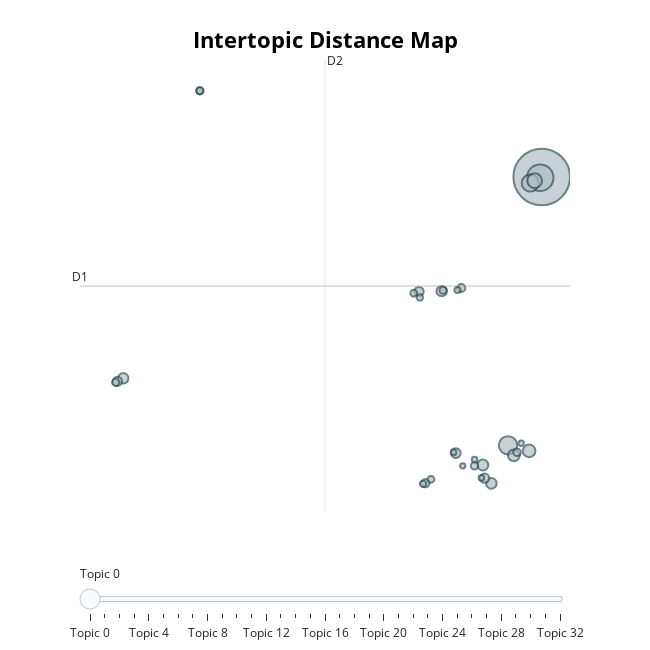

Write notebook code for a chart like this one.
### Markdown cell above
### Visualização de tópicos

### Code cell
model.visualize_topics()

### Figure 1 — Plotly figure (JSON) as saved in the notebook; plotly's stock layout.template omitted (floating-point values rounded to 4 significant figures)
{"data": [{"customdata": [[0, "health | care | healthcare | medical | patients", 1259], [1, "security | data | cloud | risk | identity", 278], [2, "payments | payment | financial | card | credit", 132], [3, "ai | data | learning | machine | science", 116], [4, "insurance | claims | underwriting | insurers | risk", 85], [5, "logistics | freight | fulfillment | shipping | delivery", 63], [6, "retailers | retail | commerce | store | brands", 53], [7, "marketing | customer | data | marketers | experience", 47], [8, "video | tv | radio | streaming | live", 44], [9, "food | waste | plants | chain | conserwater", 42], [10, "autonomous | driving | vehicles | ai | safety", 42], [11, "conversational | ai | voice | assistants | conversations", 36], [12, "reality | ar | augmented | vr | blippar", 34], [13, "advertising | media | marketing | publishers | brands", 33], [14, "climate | weather | carbon | emissions | environmental", 33], [15, "workers | hourly | labor | workforce | work", 27], [16, "printing | 3d | manufacturing | additive | parts", 25], [17, "delivery | grocery | order | restaurant | food", 23], [18, "content | cms | quintype | websites | digital", 21], [19, "energy | grid | buildings | building | storage", 21], [20, "blockchain | development | aigatha | computing | cryptocurrency", 20], [21, "lidar | radar | autonomous | sensing | driving", 20], [22, "safety | concrete | sensors | sensor | risk", 19], [23, "cleaning | laundry | service | dry | wash", 18], [24, "video | content | valossa | ai | avatars", 18], [25, "training | learning | courses | tool | elearning", 16], [26, "air | light | molekule | lighting | uv", 16], [27, "drone | mapping | zipline | aerial | propeller", 15], [28, "customer | communications | dialpad | voice | messaging", 13], [29, "loyalty | programs | gift | swapi | giift", 12], [30, "analytics | business | data | thoughtspot | sisense", 12], [31, "commerce | retailnext | shopping | retailers | retail", 11], [32, "aifi | hivery | retailers | intellimize | profitability", 11]], "hovertemplate": "<b>Topic %{customdata[0]}</b><br>%{customdata[1]}<br>Size: %{customdata[2]}", "legendgroup": "", "marker": {"color": "#B0BEC5", "line": {"color": "DarkSlateGrey", "width": 2}, "size": [1259, 278, 132, 116, 85, 63, 53, 47, 44, 42, 42, 36, 34, 33, 33, 27, 25, 23, 21, 21, 20, 20, 19, 18, 18, 16, 16, 15, 13, 12, 12, 11, 11], "sizemode": "area", "sizeref": 0.7869, "symbol": "circle"}, "mode": "markers", "name": "", "orientation": "v", "showlegend": false, "type": "scatter", "x": [6.484, 6.432, 5.327, 6.092, 6.243, 6.051, 5.526, 4.463, 4.755, -7.897, 3.047, 3.535, 2.267, 4.523, -8.098, 2.486, 3.722, 5.637, 4.173, -5.265, -8.159, 3.094, -5.265, 2.677, 2.087, 2.407, 2.295, 3.592, 3.456, 4.412, 4.178, 3.77, 5.78], "xaxis": "x", "y": [7.675, 7.624, -9.616, 7.284, 7.435, -9.973, -10.27, -10.89, -12.07, -5.298, 0.3168, -10.12, 0.2867, -11.74, -5.499, -12.05, 0.5155, -10.07, -10.94, 13.23, -5.56, 0.3731, 13.23, -11.8, 0.1881, -12.1, -0.08788, 0.3892, -10.06, -11.71, -10.53, -10.94, -9.483], "yaxis": "y"}], "layout": {"annotations": [{"showarrow": false, "text": "D1", "x": -9.383, "y": 0.6488, "yshift": 10}, {"showarrow": false, "text": "D2", "x": -0.9633, "xshift": 10, "y": 15.21}], "height": 650, "hoverlabel": {"bgcolor": "white", "font": {"family": "Rockwell", "size": 16}}, "legend": {"itemsizing": "constant", "tracegroupgap": 0}, "margin": {"t": 60}, "shapes": [{"line": {"color": "#CFD8DC", "width": 2}, "type": "line", "x0": -0.9633, "x1": -0.9633, "y0": -13.91, "y1": 15.21}, {"line": {"color": "#9E9E9E", "width": 2}, "type": "line", "x0": -9.383, "x1": 7.457, "y0": 0.6488, "y1": 0.6488}], "sliders": [{"active": 0, "pad": {"t": 50}, "steps": [{"args": [{"marker.color": [["red", "#B0BEC5", "#B0BEC5", "#B0BEC5", "#B0BEC5", "#B0BEC5", "#B0BEC5", "#B0BEC5", "#B0BEC5", "#B0BEC5", "#B0BEC5", "#B0BEC5", "#B0BEC5", "#B0BEC5", "#B0BEC5", "#B0BEC5", "#B0BEC5", "#B0BEC5", "#B0BEC5", "#B0BEC5", "#B0BEC5", "#B0BEC5", "#B0BEC5", "#B0BEC5", "#B0BEC5", "#B0BEC5", "#B0BEC5", "#B0BEC5", "#B0BEC5", "#B0BEC5", "#B0BEC5", "#B0BEC5", "#B0BEC5"]]}], "label": "Topic 0", "method": "update"}, {"args": [{"marker.color": [["#B0BEC5", "red", "#B0BEC5", "#B0BEC5", "#B0BEC5", "#B0BEC5", "#B0BEC5", "#B0BEC5", "#B0BEC5", "#B0BEC5", "#B0BEC5", "#B0BEC5", "#B0BEC5", "#B0BEC5", "#B0BEC5", "#B0BEC5", "#B0BEC5", "#B0BEC5", "#B0BEC5", "#B0BEC5", "#B0BEC5", "#B0BEC5", "#B0BEC5", "#B0BEC5", "#B0BEC5", "#B0BEC5", "#B0BEC5", "#B0BEC5", "#B0BEC5", "#B0BEC5", "#B0BEC5", "#B0BEC5", "#B0BEC5"]]}], "label": "Topic 1", "method": "update"}, {"args": [{"marker.color": [["#B0BEC5", "#B0BEC5", "red", "#B0BEC5", "#B0BEC5", "#B0BEC5", "#B0BEC5", "#B0BEC5", "#B0BEC5", "#B0BEC5", "#B0BEC5", "#B0BEC5", "#B0BEC5", "#B0BEC5", "#B0BEC5", "#B0BEC5", "#B0BEC5", "#B0BEC5", "#B0BEC5", "#B0BEC5", "#B0BEC5", "#B0BEC5", "#B0BEC5", "#B0BEC5", "#B0BEC5", "#B0BEC5", "#B0BEC5", "#B0BEC5", "#B0BEC5", "#B0BEC5", "#B0BEC5", "#B0BEC5", "#B0BEC5"]]}], "label": "Topic 2", "method": "update"}, {"args": [{"marker.color": [["#B0BEC5", "#B0BEC5", "#B0BEC5", "red", "#B0BEC5", "#B0BEC5", "#B0BEC5", "#B0BEC5", "#B0BEC5", "#B0BEC5", "#B0BEC5", "#B0BEC5", "#B0BEC5", "#B0BEC5", "#B0BEC5", "#B0BEC5", "#B0BEC5", "#B0BEC5", "#B0BEC5", "#B0BEC5", "#B0BEC5", "#B0BEC5", "#B0BEC5", "#B0BEC5", "#B0BEC5", "#B0BEC5", "#B0BEC5", "#B0BEC5", "#B0BEC5", "#B0BEC5", "#B0BEC5", "#B0BEC5", "#B0BEC5"]]}], "label": "Topic 3", "method": "update"}, {"args": [{"marker.color": [["#B0BEC5", "#B0BEC5", "#B0BEC5", "#B0BEC5", "red", "#B0BEC5", "#B0BEC5", "#B0BEC5", "#B0BEC5", "#B0BEC5", "#B0BEC5", "#B0BEC5", "#B0BEC5", "#B0BEC5", "#B0BEC5", "#B0BEC5", "#B0BEC5", "#B0BEC5", "#B0BEC5", "#B0BEC5", "#B0BEC5", "#B0BEC5", "#B0BEC5", "#B0BEC5", "#B0BEC5", "#B0BEC5", "#B0BEC5", "#B0BEC5", "#B0BEC5", "#B0BEC5", "#B0BEC5", "#B0BEC5", "#B0BEC5"]]}], "label": "Topic 4", "method": "update"}, {"args": [{"marker.color": [["#B0BEC5", "#B0BEC5", "#B0BEC5", "#B0BEC5", "#B0BEC5", "red", "#B0BEC5", "#B0BEC5", "#B0BEC5", "#B0BEC5", "#B0BEC5", "#B0BEC5", "#B0BEC5", "#B0BEC5", "#B0BEC5", "#B0BEC5", "#B0BEC5", "#B0BEC5", "#B0BEC5", "#B0BEC5", "#B0BEC5", "#B0BEC5", "#B0BEC5", "#B0BEC5", "#B0BEC5", "#B0BEC5", "#B0BEC5", "#B0BEC5", "#B0BEC5", "#B0BEC5", "#B0BEC5", "#B0BEC5", "#B0BEC5"]]}], "label": "Topic 5", "method": "update"}, {"args": [{"marker.color": [["#B0BEC5", "#B0BEC5", "#B0BEC5", "#B0BEC5", "#B0BEC5", "#B0BEC5", "red", "#B0BEC5", "#B0BEC5", "#B0BEC5", "#B0BEC5", "#B0BEC5", "#B0BEC5", "#B0BEC5", "#B0BEC5", "#B0BEC5", "#B0BEC5", "#B0BEC5", "#B0BEC5", "#B0BEC5", "#B0BEC5", "#B0BEC5", "#B0BEC5", "#B0BEC5", "#B0BEC5", "#B0BEC5", "#B0BEC5", "#B0BEC5", "#B0BEC5", "#B0BEC5", "#B0BEC5", "#B0BEC5", "#B0BEC5"]]}], "label": "Topic 6", "method": "update"}, {"args": [{"marker.color": [["#B0BEC5", "#B0BEC5", "#B0BEC5", "#B0BEC5", "#B0BEC5", "#B0BEC5", "#B0BEC5", "red", "#B0BEC5", "#B0BEC5", "#B0BEC5", "#B0BEC5", "#B0BEC5", "#B0BEC5", "#B0BEC5", "#B0BEC5", "#B0BEC5", "#B0BEC5", "#B0BEC5", "#B0BEC5", "#B0BEC5", "#B0BEC5", "#B0BEC5", "#B0BEC5", "#B0BEC5", "#B0BEC5", "#B0BEC5", "#B0BEC5", "#B0BEC5", "#B0BEC5", "#B0BEC5", "#B0BEC5", "#B0BEC5"]]}], "label": "Topic 7", "method": "update"}, {"args": [{"marker.color": [["#B0BEC5", "#B0BEC5", "#B0BEC5", "#B0BEC5", "#B0BEC5", "#B0BEC5", "#B0BEC5", "#B0BEC5", "red", "#B0BEC5", "#B0BEC5", "#B0BEC5", "#B0BEC5", "#B0BEC5", "#B0BEC5", "#B0BEC5", "#B0BEC5", "#B0BEC5", "#B0BEC5", "#B0BEC5", "#B0BEC5", "#B0BEC5", "#B0BEC5", "#B0BEC5", "#B0BEC5", "#B0BEC5", "#B0BEC5", "#B0BEC5", "#B0BEC5", "#B0BEC5", "#B0BEC5", "#B0BEC5", "#B0BEC5"]]}], "label": "Topic 8", "method": "update"}, {"args": [{"marker.color": [["#B0BEC5", "#B0BEC5", "#B0BEC5", "#B0BEC5", "#B0BEC5", "#B0BEC5", "#B0BEC5", "#B0BEC5", "#B0BEC5", "red", "#B0BEC5", "#B0BEC5", "#B0BEC5", "#B0BEC5", "#B0BEC5", "#B0BEC5", "#B0BEC5", "#B0BEC5", "#B0BEC5", "#B0BEC5", "#B0BEC5", "#B0BEC5", "#B0BEC5", "#B0BEC5", "#B0BEC5", "#B0BEC5", "#B0BEC5", "#B0BEC5", "#B0BEC5", "#B0BEC5", "#B0BEC5", "#B0BEC5", "#B0BEC5"]]}], "label": "Topic 9", "method": "update"}, {"args": [{"marker.color": [["#B0BEC5", "#B0BEC5", "#B0BEC5", "#B0BEC5", "#B0BEC5", "#B0BEC5", "#B0BEC5", "#B0BEC5", "#B0BEC5", "#B0BEC5", "red", "#B0BEC5", "#B0BEC5", "#B0BEC5", "#B0BEC5", "#B0BEC5", "#B0BEC5", "#B0BEC5", "#B0BEC5", "#B0BEC5", "#B0BEC5", "#B0BEC5", "#B0BEC5", "#B0BEC5", "#B0BEC5", "#B0BEC5", "#B0BEC5", "#B0BEC5", "#B0BEC5", "#B0BEC5", "#B0BEC5", "#B0BEC5", "#B0BEC5"]]}], "label": "Topic 10", "method": "update"}, {"args": [{"marker.color": [["#B0BEC5", "#B0BEC5", "#B0BEC5", "#B0BEC5", "#B0BEC5", "#B0BEC5", "#B0BEC5", "#B0BEC5", "#B0BEC5", "#B0BEC5", "#B0BEC5", "red", "#B0BEC5", "#B0BEC5", "#B0BEC5", "#B0BEC5", "#B0BEC5", "#B0BEC5", "#B0BEC5", "#B0BEC5", "#B0BEC5", "#B0BEC5", "#B0BEC5", "#B0BEC5", "#B0BEC5", "#B0BEC5", "#B0BEC5", "#B0BEC5", "#B0BEC5", "#B0BEC5", "#B0BEC5", "#B0BEC5", "#B0BEC5"]]}], "label": "Topic 11", "method": "update"}, {"args": [{"marker.color": [["#B0BEC5", "#B0BEC5", "#B0BEC5", "#B0BEC5", "#B0BEC5", "#B0BEC5", "#B0BEC5", "#B0BEC5", "#B0BEC5", "#B0BEC5", "#B0BEC5", "#B0BEC5", "red", "#B0BEC5", "#B0BEC5", "#B0BEC5", "#B0BEC5", "#B0BEC5", "#B0BEC5", "#B0BEC5", "#B0BEC5", "#B0BEC5", "#B0BEC5", "#B0BEC5", "#B0BEC5", "#B0BEC5", "#B0BEC5", "#B0BEC5", "#B0BEC5", "#B0BEC5", "#B0BEC5", "#B0BEC5", "#B0BEC5"]]}], "label": "Topic 12", "method": "update"}, {"args": [{"marker.color": [["#B0BEC5", "#B0BEC5", "#B0BEC5", "#B0BEC5", "#B0BEC5", "#B0BEC5", "#B0BEC5", "#B0BEC5", "#B0BEC5", "#B0BEC5", "#B0BEC5", "#B0BEC5", "#B0BEC5", "red", "#B0BEC5", "#B0BEC5", "#B0BEC5", "#B0BEC5", "#B0BEC5", "#B0BEC5", "#B0BEC5", "#B0BEC5", "#B0BEC5", "#B0BEC5", "#B0BEC5", "#B0BEC5", "#B0BEC5", "#B0BEC5", "#B0BEC5", "#B0BEC5", "#B0BEC5", "#B0BEC5", "#B0BEC5"]]}], "label": "Topic 13", "method": "update"}, {"args": [{"marker.color": [["#B0BEC5", "#B0BEC5", "#B0BEC5", "#B0BEC5", "#B0BEC5", "#B0BEC5", "#B0BEC5", "#B0BEC5", "#B0BEC5", "#B0BEC5", "#B0BEC5", "#B0BEC5", "#B0BEC5", "#B0BEC5", "red", "#B0BEC5", "#B0BEC5", "#B0BEC5", "#B0BEC5", "#B0BEC5", "#B0BEC5", "#B0BEC5", "#B0BEC5", "#B0BEC5", "#B0BEC5", "#B0BEC5", "#B0BEC5", "#B0BEC5", "#B0BEC5", "#B0BEC5", "#B0BEC5", "#B0BEC5", "#B0BEC5"]]}], "label": "Topic 14", "method": "update"}, {"args": [{"marker.color": [["#B0BEC5", "#B0BEC5", "#B0BEC5", "#B0BEC5", "#B0BEC5", "#B0BEC5", "#B0BEC5", "#B0BEC5", "#B0BEC5", "#B0BEC5", "#B0BEC5", "#B0BEC5", "#B0BEC5", "#B0BEC5", "#B0BEC5", "red", "#B0BEC5", "#B0BEC5", "#B0BEC5", "#B0BEC5", "#B0BEC5", "#B0BEC5", "#B0BEC5", "#B0BEC5", "#B0BEC5", "#B0BEC5", "#B0BEC5", "#B0BEC5", "#B0BEC5", "#B0BEC5", "#B0BEC5", "#B0BEC5", "#B0BEC5"]]}], "label": "Topic 15", "method": "update"}, {"args": [{"marker.color": [["#B0BEC5", "#B0BEC5", "#B0BEC5", "#B0BEC5", "#B0BEC5", "#B0BEC5", "#B0BEC5", "#B0BEC5", "#B0BEC5", "#B0BEC5", "#B0BEC5", "#B0BEC5", "#B0BEC5", "#B0BEC5", "#B0BEC5", "#B0BEC5", "red", "#B0BEC5", "#B0BEC5", "#B0BEC5", "#B0BEC5", "#B0BEC5", "#B0BEC5", "#B0BEC5", "#B0BEC5", "#B0BEC5", "#B0BEC5", "#B0BEC5", "#B0BEC5", "#B0BEC5", "#B0BEC5", "#B0BEC5", "#B0BEC5"]]}], "label": "Topic 16", "method": "update"}, {"args": [{"marker.color": [["#B0BEC5", "#B0BEC5", "#B0BEC5", "#B0BEC5", "#B0BEC5", "#B0BEC5", "#B0BEC5", "#B0BEC5", "#B0BEC5", "#B0BEC5", "#B0BEC5", "#B0BEC5", "#B0BEC5", "#B0BEC5", "#B0BEC5", "#B0BEC5", "#B0BEC5", "red", "#B0BEC5", "#B0BEC5", "#B0BEC5", "#B0BEC5", "#B0BEC5", "#B0BEC5", "#B0BEC5", "#B0BEC5", "#B0BEC5", "#B0BEC5", "#B0BEC5", "#B0BEC5", "#B0BEC5", "#B0BEC5", "#B0BEC5"]]}], "label": "Topic 17", "method": "update"}, {"args": [{"marker.color": [["#B0BEC5", "#B0BEC5", "#B0BEC5", "#B0BEC5", "#B0BEC5", "#B0BEC5", "#B0BEC5", "#B0BEC5", "#B0BEC5", "#B0BEC5", "#B0BEC5", "#B0BEC5", "#B0BEC5", "#B0BEC5", "#B0BEC5", "#B0BEC5", "#B0BEC5", "#B0BEC5", "red", "#B0BEC5", "#B0BEC5", "#B0BEC5", "#B0BEC5", "#B0BEC5", "#B0BEC5", "#B0BEC5", "#B0BEC5", "#B0BEC5", "#B0BEC5", "#B0BEC5", "#B0BEC5", "#B0BEC5", "#B0BEC5"]]}], "label": "Topic 18", "method": "update"}, {"args": [{"marker.color": [["#B0BEC5", "#B0BEC5", "#B0BEC5", "#B0BEC5", "#B0BEC5", "#B0BEC5", "#B0BEC5", "#B0BEC5", "#B0BEC5", "#B0BEC5", "#B0BEC5", "#B0BEC5", "#B0BEC5", "#B0BEC5", "#B0BEC5", "#B0BEC5", "#B0BEC5", "#B0BEC5", "#B0BEC5", "red", "#B0BEC5", "#B0BEC5", "#B0BEC5", "#B0BEC5", "#B0BEC5", "#B0BEC5", "#B0BEC5", "#B0BEC5", "#B0BEC5", "#B0BEC5", "#B0BEC5", "#B0BEC5", "#B0BEC5"]]}], "label": "Topic 19", "method": "update"}, {"args": [{"marker.color": [["#B0BEC5", "#B0BEC5", "#B0BEC5", "#B0BEC5", "#B0BEC5", "#B0BEC5", "#B0BEC5", "#B0BEC5", "#B0BEC5", "#B0BEC5", "#B0BEC5", "#B0BEC5", "#B0BEC5", "#B0BEC5", "#B0BEC5", "#B0BEC5", "#B0BEC5", "#B0BEC5", "#B0BEC5", "#B0BEC5", "red", "#B0BEC5", "#B0BEC5", "#B0BEC5", "#B0BEC5", "#B0BEC5", "#B0BEC5", "#B0BEC5", "#B0BEC5", "#B0BEC5", "#B0BEC5", "#B0BEC5", "#B0BEC5"]]}], "label": "Topic 20", "method": "update"}, {"args": [{"marker.color": [["#B0BEC5", "#B0BEC5", "#B0BEC5", "#B0BEC5", "#B0BEC5", "#B0BEC5", "#B0BEC5", "#B0BEC5", "#B0BEC5", "#B0BEC5", "#B0BEC5", "#B0BEC5", "#B0BEC5", "#B0BEC5", "#B0BEC5", "#B0BEC5", "#B0BEC5", "#B0BEC5", "#B0BEC5", "#B0BEC5", "#B0BEC5", "red", "#B0BEC5", "#B0BEC5", "#B0BEC5", "#B0BEC5", "#B0BEC5", "#B0BEC5", "#B0BEC5", "#B0BEC5", "#B0BEC5", "#B0BEC5", "#B0BEC5"]]}], "label": "Topic 21", "method": "update"}, {"args": [{"marker.color": [["#B0BEC5", "#B0BEC5", "#B0BEC5", "#B0BEC5", "#B0BEC5", "#B0BEC5", "#B0BEC5", "#B0BEC5", "#B0BEC5", "#B0BEC5", "#B0BEC5", "#B0BEC5", "#B0BEC5", "#B0BEC5", "#B0BEC5", "#B0BEC5", "#B0BEC5", "#B0BEC5", "#B0BEC5", "#B0BEC5", "#B0BEC5", "#B0BEC5", "red", "#B0BEC5", "#B0BEC5", "#B0BEC5", "#B0BEC5", "#B0BEC5", "#B0BEC5", "#B0BEC5", "#B0BEC5", "#B0BEC5", "#B0BEC5"]]}], "label": "Topic 22", "method": "update"}, {"args": [{"marker.color": [["#B0BEC5", "#B0BEC5", "#B0BEC5", "#B0BEC5", "#B0BEC5", "#B0BEC5", "#B0BEC5", "#B0BEC5", "#B0BEC5", "#B0BEC5", "#B0BEC5", "#B0BEC5", "#B0BEC5", "#B0BEC5", "#B0BEC5", "#B0BEC5", "#B0BEC5", "#B0BEC5", "#B0BEC5", "#B0BEC5", "#B0BEC5", "#B0BEC5", "#B0BEC5", "red", "#B0BEC5", "#B0BEC5", "#B0BEC5", "#B0BEC5", "#B0BEC5", "#B0BEC5", "#B0BEC5", "#B0BEC5", "#B0BEC5"]]}], "label": "Topic 23", "method": "update"}, {"args": [{"marker.color": [["#B0BEC5", "#B0BEC5", "#B0BEC5", "#B0BEC5", "#B0BEC5", "#B0BEC5", "#B0BEC5", "#B0BEC5", "#B0BEC5", "#B0BEC5", "#B0BEC5", "#B0BEC5", "#B0BEC5", "#B0BEC5", "#B0BEC5", "#B0BEC5", "#B0BEC5", "#B0BEC5", "#B0BEC5", "#B0BEC5", "#B0BEC5", "#B0BEC5", "#B0BEC5", "#B0BEC5", "red", "#B0BEC5", "#B0BEC5", "#B0BEC5", "#B0BEC5", "#B0BEC5", "#B0BEC5", "#B0BEC5", "#B0BEC5"]]}], "label": "Topic 24", "method": "update"}, {"args": [{"marker.color": [["#B0BEC5", "#B0BEC5", "#B0BEC5", "#B0BEC5", "#B0BEC5", "#B0BEC5", "#B0BEC5", "#B0BEC5", "#B0BEC5", "#B0BEC5", "#B0BEC5", "#B0BEC5", "#B0BEC5", "#B0BEC5", "#B0BEC5", "#B0BEC5", "#B0BEC5", "#B0BEC5", "#B0BEC5", "#B0BEC5", "#B0BEC5", "#B0BEC5", "#B0BEC5", "#B0BEC5", "#B0BEC5", "red", "#B0BEC5", "#B0BEC5", "#B0BEC5", "#B0BEC5", "#B0BEC5", "#B0BEC5", "#B0BEC5"]]}], "label": "Topic 25", "method": "update"}, {"args": [{"marker.color": [["#B0BEC5", "#B0BEC5", "#B0BEC5", "#B0BEC5", "#B0BEC5", "#B0BEC5", "#B0BEC5", "#B0BEC5", "#B0BEC5", "#B0BEC5", "#B0BEC5", "#B0BEC5", "#B0BEC5", "#B0BEC5", "#B0BEC5", "#B0BEC5", "#B0BEC5", "#B0BEC5", "#B0BEC5", "#B0BEC5", "#B0BEC5", "#B0BEC5", "#B0BEC5", "#B0BEC5", "#B0BEC5", "#B0BEC5", "red", "#B0BEC5", "#B0BEC5", "#B0BEC5", "#B0BEC5", "#B0BEC5", "#B0BEC5"]]}], "label": "Topic 26", "method": "update"}, {"args": [{"marker.color": [["#B0BEC5", "#B0BEC5", "#B0BEC5", "#B0BEC5", "#B0BEC5", "#B0BEC5", "#B0BEC5", "#B0BEC5", "#B0BEC5", "#B0BEC5", "#B0BEC5", "#B0BEC5", "#B0BEC5", "#B0BEC5", "#B0BEC5", "#B0BEC5", "#B0BEC5", "#B0BEC5", "#B0BEC5", "#B0BEC5", "#B0BEC5", "#B0BEC5", "#B0BEC5", "#B0BEC5", "#B0BEC5", "#B0BEC5", "#B0BEC5", "red", "#B0BEC5", "#B0BEC5", "#B0BEC5", "#B0BEC5", "#B0BEC5"]]}], "label": "Topic 27", "method": "update"}, {"args": [{"marker.color": [["#B0BEC5", "#B0BEC5", "#B0BEC5", "#B0BEC5", "#B0BEC5", "#B0BEC5", "#B0BEC5", "#B0BEC5", "#B0BEC5", "#B0BEC5", "#B0BEC5", "#B0BEC5", "#B0BEC5", "#B0BEC5", "#B0BEC5", "#B0BEC5", "#B0BEC5", "#B0BEC5", "#B0BEC5", "#B0BEC5", "#B0BEC5", "#B0BEC5", "#B0BEC5", "#B0BEC5", "#B0BEC5", "#B0BEC5", "#B0BEC5", "#B0BEC5", "red", "#B0BEC5", "#B0BEC5", "#B0BEC5", "#B0BEC5"]]}], "label": "Topic 28", "method": "update"}, {"args": [{"marker.color": [["#B0BEC5", "#B0BEC5", "#B0BEC5", "#B0BEC5", "#B0BEC5", "#B0BEC5", "#B0BEC5", "#B0BEC5", "#B0BEC5", "#B0BEC5", "#B0BEC5", "#B0BEC5", "#B0BEC5", "#B0BEC5", "#B0BEC5", "#B0BEC5", "#B0BEC5", "#B0BEC5", "#B0BEC5", "#B0BEC5", "#B0BEC5", "#B0BEC5", "#B0BEC5", "#B0BEC5", "#B0BEC5", "#B0BEC5", "#B0BEC5", "#B0BEC5", "#B0BEC5", "red", "#B0BEC5", "#B0BEC5", "#B0BEC5"]]}], "label": "Topic 29", "method": "update"}, {"args": [{"marker.color": [["#B0BEC5", "#B0BEC5", "#B0BEC5", "#B0BEC5", "#B0BEC5", "#B0BEC5", "#B0BEC5", "#B0BEC5", "#B0BEC5", "#B0BEC5", "#B0BEC5", "#B0BEC5", "#B0BEC5", "#B0BEC5", "#B0BEC5", "#B0BEC5", "#B0BEC5", "#B0BEC5", "#B0BEC5", "#B0BEC5", "#B0BEC5", "#B0BEC5", "#B0BEC5", "#B0BEC5", "#B0BEC5", "#B0BEC5", "#B0BEC5", "#B0BEC5", "#B0BEC5", "#B0BEC5", "red", "#B0BEC5", "#B0BEC5"]]}], "label": "Topic 30", "method": "update"}, {"args": [{"marker.color": [["#B0BEC5", "#B0BEC5", "#B0BEC5", "#B0BEC5", "#B0BEC5", "#B0BEC5", "#B0BEC5", "#B0BEC5", "#B0BEC5", "#B0BEC5", "#B0BEC5", "#B0BEC5", "#B0BEC5", "#B0BEC5", "#B0BEC5", "#B0BEC5", "#B0BEC5", "#B0BEC5", "#B0BEC5", "#B0BEC5", "#B0BEC5", "#B0BEC5", "#B0BEC5", "#B0BEC5", "#B0BEC5", "#B0BEC5", "#B0BEC5", "#B0BEC5", "#B0BEC5", "#B0BEC5", "#B0BEC5", "red", "#B0BEC5"]]}], "label": "Topic 31", "method": "update"}, {"args": [{"marker.color": [["#B0BEC5", "#B0BEC5", "#B0BEC5", "#B0BEC5", "#B0BEC5", "#B0BEC5", "#B0BEC5", "#B0BEC5", "#B0BEC5", "#B0BEC5", "#B0BEC5", "#B0BEC5", "#B0BEC5", "#B0BEC5", "#B0BEC5", "#B0BEC5", "#B0BEC5", "#B0BEC5", "#B0BEC5", "#B0BEC5", "#B0BEC5", "#B0BEC5", "#B0BEC5", "#B0BEC5", "#B0BEC5", "#B0BEC5", "#B0BEC5", "#B0BEC5", "#B0BEC5", "#B0BEC5", "#B0BEC5", "#B0BEC5", "red"]]}], "label": "Topic 32", "method": "update"}]}], "title": {"font": {"color": "Black", "size": 22}, "text": "<b>Intertopic Distance Map</b>", "x": 0.5, "xanchor": "center", "y": 0.95, "yanchor": "top"}, "width": 650, "xaxis": {"anchor": "y", "domain": [0, 1], "range": [-9.383, 7.457], "title": {"text": ""}, "visible": false}, "yaxis": {"anchor": "x", "domain": [0, 1], "range": [-13.91, 15.21], "title": {"text": ""}, "visible": false}}}
